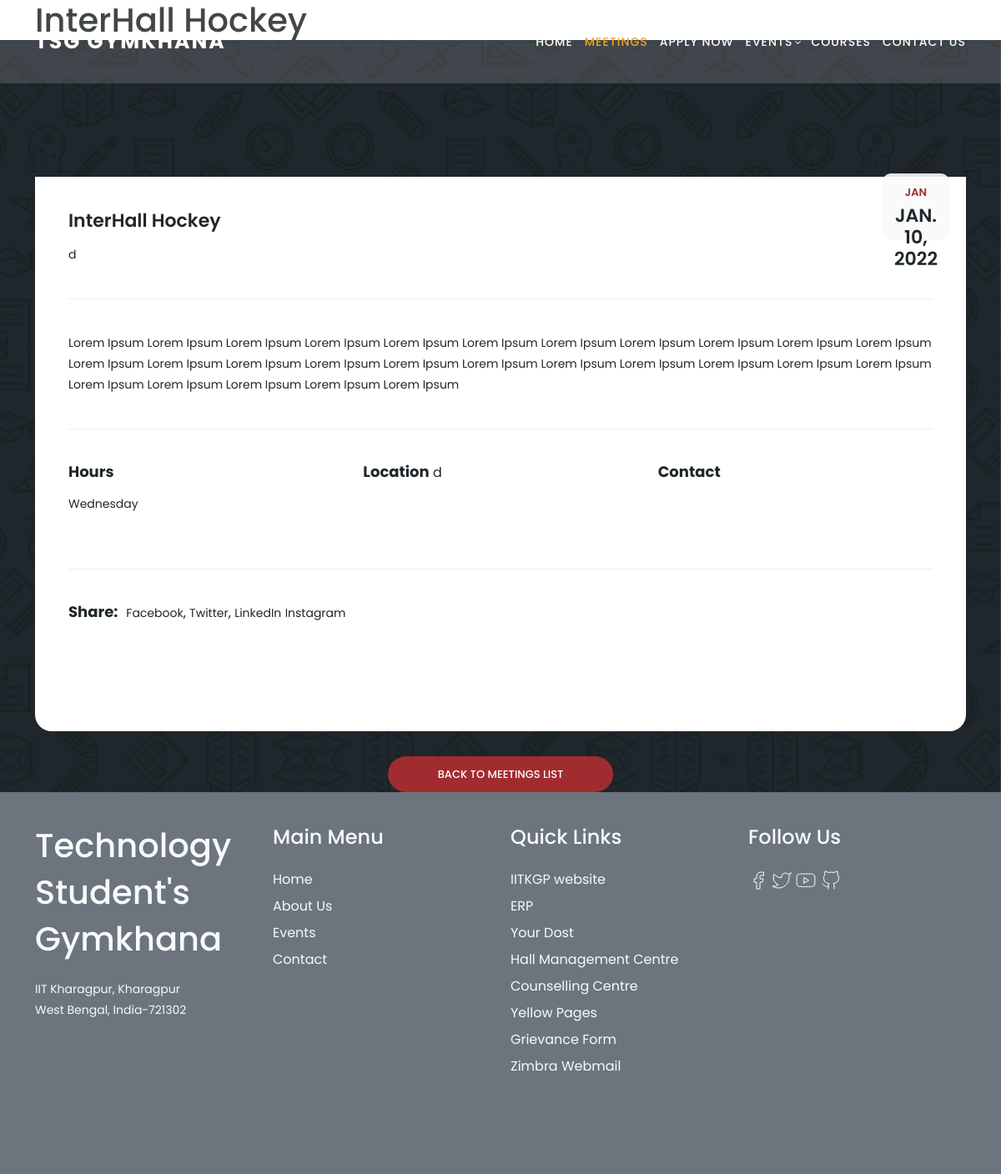
The page /event/SportsandGames/InterHall Hockey on the database its author committed.
### event/models.py (models this page shows, shortened)
class Sports(models.Model):
    name = models.CharField(max_length=50)
    small_description = models.CharField(max_length=70)
    image = models.ImageField(upload_to='technology/')
    description = models.TextField(null=True)
    types = [('Jan','Jan'), ('Feb','Feb'), ('Mar','Mar'),('Apr','Apr'), ('May','May'), ('Jun','Jun'),('Jul','Jul'), ('Aug','Aug'), ('Sep','Sep'),('Oct','Oct'), ('Nov','Nov'), ('Dec','Dec')]
    month_of_event = models.CharField(max_length=30, default='Jan', choices = types)
    date = models.DateField(null=True)
    type_of_events = [('soon','soon'), ('att','att'), ('imp','imp')]
    type_of_event = models.CharField(max_length=30, default='soon', choices = type_of_events)
    day_of_events = [('Monday','Monday'), ('Tuesday','Tuesday'), ('Wednesday','Wednesday'),('Thursday','Thursday'), ('Friday','Friday'), ('Saturday','Saturday'),('Sunday','Sunday')]
    day_of_event = models.CharField(max_length=30, default='Monday', choices = day_of_events)
    deadline = models.DateTimeField(auto_now_add=True,null=True)
    SuperviserName =  models.CharField(max_length=50,null=True)
    SuperviserEmail = models.CharField(max_length=60,null=True)
    SuperviserContact = models.CharField(max_length=30,null=True)
    VenueName = models.CharField(max_length=60,null=True)
    facebook = models.CharField(max_length=200, null=True)
    linkedin = models.CharField(max_length=200, null=True)
    instagram = models.CharField(max_length=200, null=True)

### event/views.py (the view)
# urls.py: path('SportsandGames/<name>', views.sports_details, name='sports'),
def sports_details(request, name):
    sports = Sports.objects.get(name=name)
    context = {
        'sports': sports,
    }
    return render(request, 'events/sports_details.html', context)

### templates/events/sports_details.html (shortened to what this page needs)
{% load static%}
<!DOCTYPE html>
<html lang="en">
  <head>
    <link href="{% static 'vendor/bootstrap/css/bootstrap.min.css' %}" rel="stylesheet">
    <link rel="stylesheet" href="{% static 'assets/css/fontawesome.css'%}">
    <link rel="stylesheet" href="{% static 'assets/css/templatemo-edu-meeting.css'%}">
    <link rel="stylesheet" href="{% static 'assets/css/owl.css'%}">
    <link rel="stylesheet" href="{% static 'assets/css/lightbox.css'%}">
  </head>
<body>
  <header class="header-area header-sticky">
      <div class="container">
          <div class="row">
              <div class="col-12">
                  <nav class="main-nav">
                      <a href="{% url 'base' %}" class="logo">
                        TSG Gymkhana
                      </a>
                      <ul class="nav">
                          <li><a href="{% url 'base' %}">Home</a></li>
                          <li><a href="{% url 'base' %}" class="active">Meetings</a></li>
                          <li><a href="{% url 'base' %}">Apply Now</a></li>
                          <li class="has-sub">
                              <a href="javascript:void(0)">Events</a>
                          </li>
                          <li><a href="{% url 'base' %}">Courses</a></li>
                          <li><a href="{% url 'base' %}">Contact Us</a></li>
                      </ul>
                  </nav>
              </div>
          </div>
      </div>
  </header>
  <section class="heading-page header-text" id="top">
    <div class="container">
      <div class="row">
        <div class="col-lg-12">
          <h1>{{sports.name}}</h1>
        </div>
      </div>
    </div>
  </section>
  <section class="meetings-page" id="meetings">
    <div class="container">
      <div class="row">
        <div class="col-lg-12">
          <div class="row">
            <div class="col-lg-12">
              <div class="meeting-single-item">
                <div class="thumb">
                  <div class="date">
                    <h6>{{sports.month_of_event}}<span>{{sports.date}}</span></h6>
                  </div>
                </div>
                <div class="down-content">
                  <a href="meeting-details.html"><h4>{{sports.name}}</h4></a>
                  <p>{{sports.VenueName}}</p>
                  <p class="description">
                    {{sports.description}}
                  </p>
                  <div class="row">
                    <div class="col-lg-4">
                      <div class="hours">
                        <h5>Hours</h5>
                        <p>{{sports.day_of_event}}</p>
                      </div>
                    </div>
                    <div class="col-lg-4">
                      <div class="location">
                        <h5>Location</h5>
                        {{sports.VenueName}}</p>
                      </div>
                    </div>
                    <div class="col-lg-4">
                      <div class="book now">
                        <h5>Contact</h5>
                        <p>{{sports.SupervisorName}}<br>{{sports.SupervisorEmail}}<br>{{sports.SupervisorContact}}</p>
                      </div>
                    </div>
                    <div class="col-lg-12">
                      <div class="share">
                        <h5>Share:</h5>
                        <ul>
                          <li><a href="{{sports.facebook}}">Facebook</a>,</li>
                          <li><a href="{{sports.twitter}}">Twitter</a>,</li>
                          <li><a href="{{sports.linkedin}}">LinkedIn</a></li>
                          <li><a href="{{sports.instagram}}">Instagram</a></li>
                        </ul>
                      </div>
                    </div>
                  </div>
                </div>
              </div>
            </div>
            <div class="col-lg-12">
              <div class="main-button-red">
                <a href="{%url 'event:SportsAndGames'%}">Back To Meetings List</a>
              </div>
            </div>
          </div>
        </div>
      </div>
    </div>
    <footer class="bg-secondary pt-4">
    <div class="container">
      <div class="row py-3">
        <div class="col-lg-3 col-12 align-left">
          <a class="navbar-brand" href="index.html">
  <p class="text-light h1">Technology </p>
  <p class="text-light h1 semi-bold-600">Student's</p>
  <p class="text-light h1 semi-bold-600">Gymkhana</p>
  <p class="text-light my-lg-4 my-2">IIT Kharagpur, Kharagpur <br>West Bengal, India-721302 </p>
          </a>
<ul class="list-inline footer-icons light-300">
          </ul>
        </div>
        <div class="col-lg-3 col-md-4 my-sm-0 mt-4">
          <h3 class="h4 pb-lg-3 text-light light-300">Main Menu</h3>
          <ul class="list-unstyled text-light light-300">
            <li class="pb-2">
              <a class="text-decoration-none text-light" href="index.html">Home</a>
            </li>
            <li class="pb-2">
              <a class="text-decoration-none text-light py-1" href="about.html">About Us</a>
            </li>
            <li class="pb-2">
              <a class="text-decoration-none text-light py-1" href="http://127.0.0.1:8000/event/technology">Events</a>
            </li>
            <li class="pb-2">
              <a class="text-decoration-none text-light py-1" href="contact.html">Contact</a>
            </li>
          </ul>
        </div>
        <div class="col-lg-3 col-md-4 my-sm-0 mt-4">
          <h2 class="h4 pb-lg-3 text-light light-300">Quick Links</h2>
          <ul class="list-unstyled text-light light-300">
            <li class="pb-2">
              <a class="text-decoration-none text-light py-1" href="http://www.iitkgp.ac.in/">IITKGP website</a>
            </li>
            <li class="pb-2">
              <a class="text-decoration-none text-light py-1" href="https://erp.iitkgp.ernet.in/">ERP</a>
            </li>
            <li class="pb-2">
              <a class="text-decoration-none text-light py-1" href="https://wiki.metakgp.org/w/Yellow_pages/">Your Dost</a>
            </li>
            <li class="pb-2">
              <a class="text-decoration-none text-light py-1" href="http://www.hmc.iitkgp.ac.in/web/">Hall Management Centre</a>
            </li>
            <li class="pb-2">
              <a class="text-decoration-none text-light py-1" href="http://www.counsellingcentre.iitkgp.ac.in/">Counselling Centre</a>
            </li>
            <li class="pb-2">
              <a class="text-decoration-none text-light py-1" href="https://wiki.metakgp.org/w/Yellow_pages">Yellow Pages</a>
            </li><li class="pb-2">
              <a class="text-decoration-none text-light py-1" href="https://docs.google.com/forms/d/e/1FAIpQLSft9FXZYvLiNt3oy0K3Iu4d6HoE830RhNWFHMXx1R4IjlhHKA/viewform">Grievance Form</a>
            </li>
            <li class="pb-2">
              <a class="text-decoration-none text-light py-1" href="https://iitkgpmail.iitkgp.ac.in/">Zimbra Webmail</a>
            </li>
          </ul>
        </div>
        <div class="col-lg-3 col-md-4 my-sm-0 mt-4">
          <h2 class="h4 pb-lg-3 text-light light-300">Follow Us</h2>
          <ul class="list-unstyled text-light light-300">
            <li class="pb-2">
<a href="https://www.facebook.com/TSG.IITKharagpur" target="_blank" rel="noreferrer noopener"><svg xmlns="http://www.w3.org/2000/svg" width="24" height="24" viewBox="0 0 24 24" fill="none" stroke="white" stroke-width="1" stroke-linecap="round" stroke-linejoin="round"><path d="M18 2h-3a5 5 0 0 0-5 5v3H7v4h3v8h4v-8h3l1-4h-4V7a1 1 0 0 1 1-1h3z"></path></svg></a>
                                                                                                       <a href="https://twitter.com/tsg_iitkgp" target="_blank" rel="noreferrer noopener"></a>
<a href="https://www.youtube.com/channel/UCuTNELMlkNfJxAQ2vGJIe5Q" target="_blank" rel=""></a>
                                                                                           <a href="https://github.com/tsg-iitkgp/tsg-site" target="_blank" rel="noreferrer noopener"></a>
</li>
          </ul>
        </div>
      </div>
    </div>
  </footer>
  </section>
</body>
  </body>
</html>

### rows shown on the page
Sports: month_of_event "JAN", date "JAN. 10, 2022", name "InterHall Hockey", VenueName "d", description "Lorem Ipsum Lorem Ipsum Lorem Ipsum Lorem Ipsum Lorem Ipsum Lorem Ipsum Lorem Ipsum Lorem Ipsum Lorem Ipsum Lorem Ipsum Lorem Ipsum Lorem Ipsum Lorem Ipsum Lorem Ipsum Lorem Ipsum Lorem Ipsum Lorem Ipsum Lorem Ipsum Lorem Ipsum Lorem Ipsum Lorem Ipsum Lorem Ipsum Lorem Ipsum Lorem Ipsum Lorem Ipsum Lorem Ipsum Lorem Ipsum", day_of_event "Wednesday"
